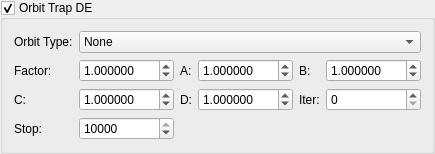
       <widget class="MyGroupBox" name="groupCheck_mutation_orbit_trap_enabled">
        <property name="title">
         <string>Orbit Trap DE</string>
        </property>
        <property name="checkable">
         <bool>true</bool>
        </property>
        <property name="checked">
         <bool>true</bool>
        </property>
        <layout class="QGridLayout" name="gridLayout_mutation_orbit_trap">
         <item row="0" column="0">
          <widget class="QLabel" name="label_orbit_type">
           <property name="text">
            <string>Orbit Type:</string>
           </property>
          </widget>
         </item>
         <item row="0" column="1" colspan="6">
          <widget class="QComboBox" name="comboBox_mutation_orbit_trap_type">
           <item>
            <property name="text">
             <string>None</string>
            </property>
           </item>
           <item>
            <property name="text">
             <string>Sphere Trap</string>
            </property>
           </item>
           <item>
            <property name="text">
             <string>Manhattan Trap</string>
            </property>
           </item>
           <item>
            <property name="text">
             <string>Chebyshev Trap</string>
            </property>
           </item>
           <item>
            <property name="text">
             <string>Cylinder Trap</string>
            </property>
           </item>
           <item>
            <property name="text">
             <string>Plane Trap</string>
            </property>
           </item>
           <item>
            <property name="text">
             <string>Torus Trap</string>
            </property>
           </item>
           <item>
            <property name="text">
             <string>Cross Trap</string>
            </property>
           </item>
           <item>
            <property name="text">
             <string>Line Trap</string>
            </property>
           </item>
           <item>
            <property name="text">
             <string>Point Trap</string>
            </property>
           </item>
           <item>
            <property name="text">
             <string>Box Trap</string>
            </property>
           </item>
           <item>
            <property name="text">
             <string>Ellipsoid Trap</string>
            </property>
           </item>
           <item>
            <property name="text">
             <string>Cone Trap</string>
            </property>
           </item>
           <item>
            <property name="text">
             <string>Hyperboloid Trap</string>
            </property>
           </item>
           <item>
            <property name="text">
             <string>Paraboloid Trap</string>
            </property>
           </item>
           <item>
            <property name="text">
             <string>Spiral Trap</string>
            </property>
           </item>
           <item>
            <property name="text">
             <string>Helix Trap</string>
            </property>
           </item>
           <item>
            <property name="text">
             <string>Knot Trap</string>
            </property>
           </item>
           <item>
            <property name="text">
             <string>Möbius Trap</string>
            </property>
           </item>
           <item>
            <property name="text">
             <string>Gyroid Trap</string>
            </property>
           </item>
           <item>
            <property name="text">
             <string>Schwarz-P Trap</string>
            </property>
           </item>
           <item>
            <property name="text">
             <string>Schwarz-D Trap</string>
            </property>
           </item>
           <item>
            <property name="text">
             <string>Neovius Trap</string>
            </property>
           </item>
           <item>
            <property name="text">
             <string>Lidinoid Trap</string>
            </property>
           </item>
           <item>
            <property name="text">
             <string>Split-P Trap</string>
            </property>
           </item>
           <item>
            <property name="text">
             <string>IWP Trap</string>
            </property>
           </item>
           <item>
            <property name="text">
             <string>FRD Trap</string>
            </property>
           </item>
           <item>
            <property name="text">
             <string>Tubular-G Trap</string>
            </property>
           </item>
           <item>
            <property name="text">
             <string>Tubular-P Trap</string>
            </property>
           </item>
           <item>
            <property name="text">
             <string>Custom TPMS Trap</string>
            </property>
           </item>
           <item>
            <property name="text">
             <string>Multi-Trap</string>
            </property>
           </item>
          </widget>
         </item>
         <item row="1" column="0">
          <widget class="QLabel" name="label_orbit_factor">
           <property name="text">
            <string>Factor:</string>
           </property>
          </widget>
         </item>
         <item row="1" column="1">
          <widget class="MyDoubleSpinBox" name="spinbox_mutation_orbit_factor">
           <property name="minimum">
            <double>-100.0</double>
           </property>
           <property name="maximum">
            <double>100.0</double>
           </property>
           <property name="singleStep">
            <double>0.1</double>
           </property>
           <property name="value">
            <double>1.0</double>
           </property>
           <property name="decimals">
            <number>6</number>
           </property>
          </widget>
         </item>
         <item row="1" column="2">
          <widget class="QLabel" name="label_orbit_param_a">
           <property name="text">
            <string>A:</string>
           </property>
          </widget>
         </item>
         <item row="1" column="3">
          <widget class="MyDoubleSpinBox" name="spinbox_mutation_orbit_param_a">
           <property name="minimum">
            <double>-100.0</double>
           </property>
           <property name="maximum">
            <double>100.0</double>
           </property>
           <property name="singleStep">
            <double>0.1</double>
           </property>
           <property name="value">
            <double>1.0</double>
           </property>
           <property name="decimals">
            <number>6</number>
           </property>
          </widget>
         </item>
         <item row="1" column="4">
          <widget class="QLabel" name="label_orbit_param_b">
           <property name="text">
            <string>B:</string>
           </property>
          </widget>
         </item>
         <item row="1" column="5" colspan="2">
          <widget class="MyDoubleSpinBox" name="spinbox_mutation_orbit_param_b">
           <property name="minimum">
            <double>-100.0</double>
           </property>
           <property name="maximum">
            <double>100.0</double>
           </property>
           <property name="singleStep">
            <double>0.1</double>
           </property>
           <property name="value">
            <double>1.0</double>
           </property>
           <property name="decimals">
            <number>6</number>
           </property>
          </widget>
         </item>
         <item row="2" column="0">
          <widget class="QLabel" name="label_orbit_param_c">
           <property name="text">
            <string>C:</string>
           </property>
          </widget>
         </item>
         <item row="2" column="1">
          <widget class="MyDoubleSpinBox" name="spinbox_mutation_orbit_param_c">
           <property name="minimum">
            <double>-100.0</double>
           </property>
           <property name="maximum">
            <double>100.0</double>
           </property>
           <property name="singleStep">
            <double>0.1</double>
           </property>
           <property name="value">
            <double>1.0</double>
           </property>
           <property name="decimals">
            <number>6</number>
           </property>
          </widget>
         </item>
         <item row="2" column="2">
          <widget class="QLabel" name="label_orbit_param_d">
           <property name="text">
            <string>D:</string>
           </property>
          </widget>
         </item>
         <item row="2" column="3">
          <widget class="MyDoubleSpinBox" name="spinbox_mutation_orbit_param_d">
           <property name="minimum">
            <double>-100.0</double>
           </property>
           <property name="maximum">
            <double>100.0</double>
           </property>
           <property name="singleStep">
            <double>0.1</double>
           </property>
           <property name="value">
            <double>1.0</double>
           </property>
           <property name="decimals">
            <number>6</number>
           </property>
          </widget>
         </item>
         <item row="2" column="4">
          <widget class="QLabel" name="label_orbit_iter">
           <property name="text">
            <string>Iter:</string>
           </property>
          </widget>
         </item>
         <item row="2" column="5" colspan="2">
          <widget class="MySpinBox" name="spinboxInt_mutation_orbit_iter_start">
           <property name="minimum">
            <number>0</number>
           </property>
           <property name="maximum">
            <number>10000</number>
           </property>
           <property name="value">
            <number>0</number>
           </property>
          </widget>
         </item>
         <item row="3" column="0">
          <widget class="QLabel" name="label_orbit_iter_stop2">
           <property name="text">
            <string>Stop:</string>
           </property>
          </widget>
         </item>
         <item row="3" column="1">
          <widget class="MySpinBox" name="spinboxInt_mutation_orbit_iter_stop">
           <property name="minimum">
            <number>0</number>
           </property>
           <property name="maximum">
            <number>10000</number>
           </property>
           <property name="value">
            <number>10000</number>
           </property>
          </widget>
         </item>
        </layout>
       </widget>
